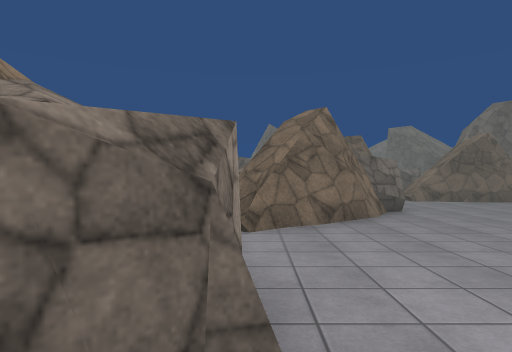
view 1 (above)

24 first-person views from a walk through a 3-D level made in the Unity game engine. The camera is 1.4 m above the floor, looks level and sees 75° across. The floor is counted in squares, 1.89 m on a side. Each view is taken from the middle of a square. On the plan, view 1 faces up. The plan holds only what a view shows up to about 11 squares ahead; the rest is blank. The place goes on beyond the plan. The player character is not drawn. Surface patterns are stand-ins for the level's own textures.

view 2
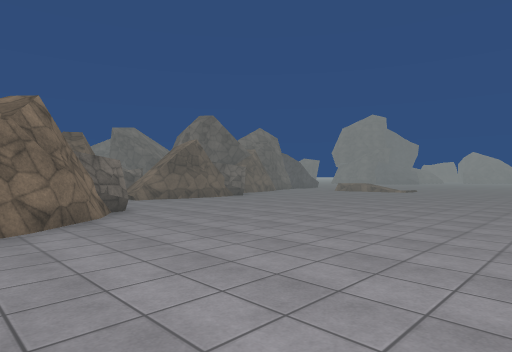

view 3
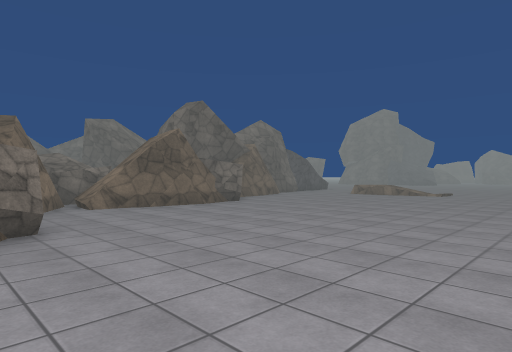

view 4
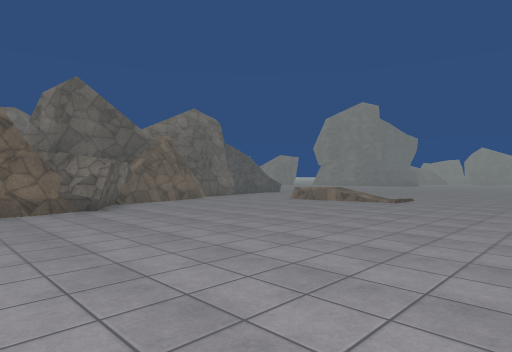

view 5
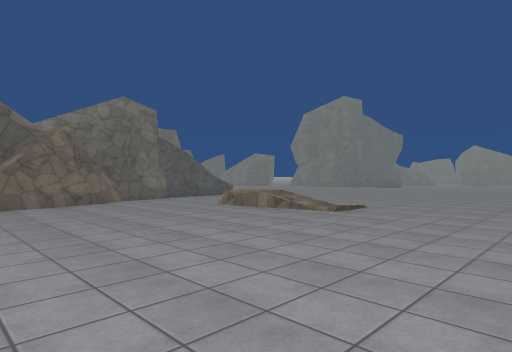

view 6
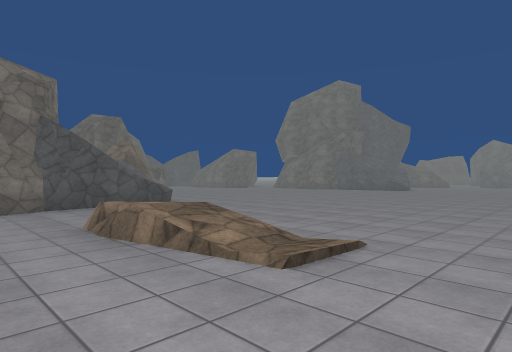

view 7
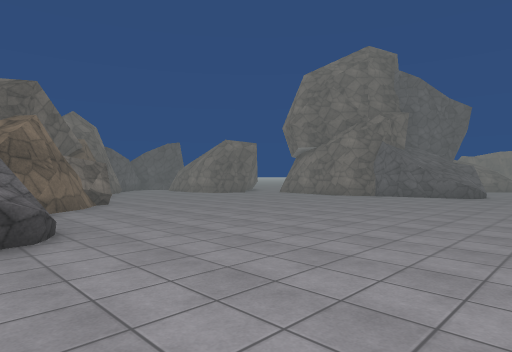

view 8
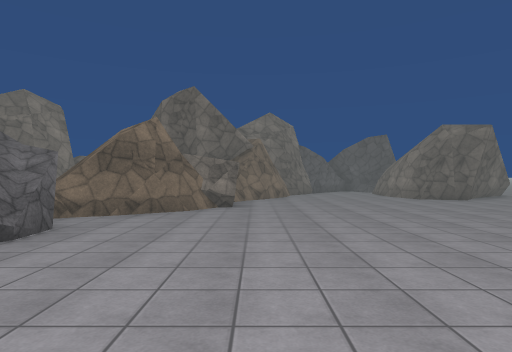

view 9
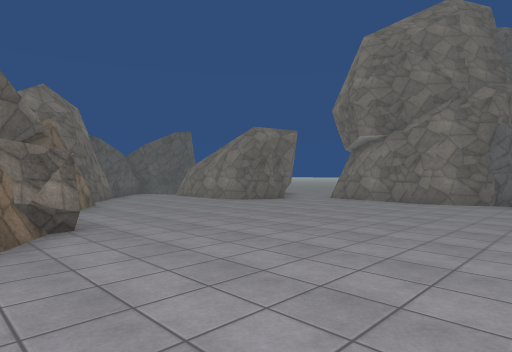

view 10
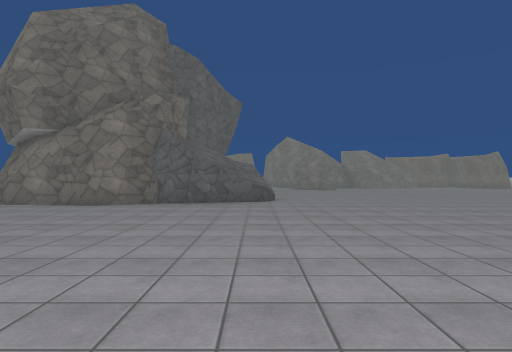

view 11
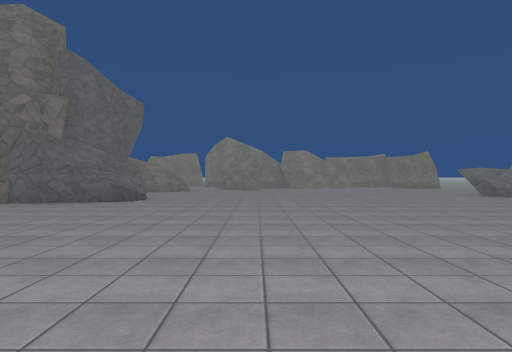

view 12
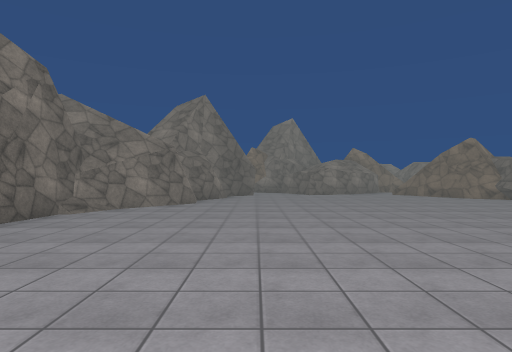

view 13
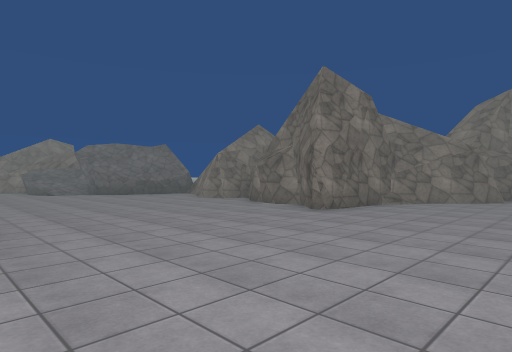

view 14
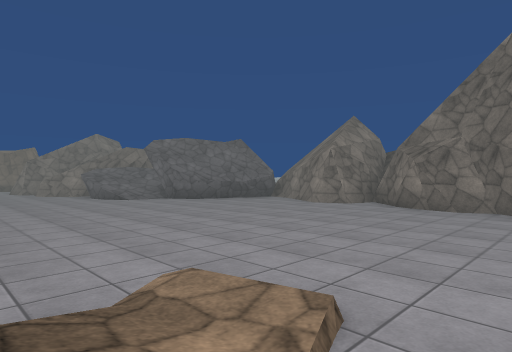

view 15
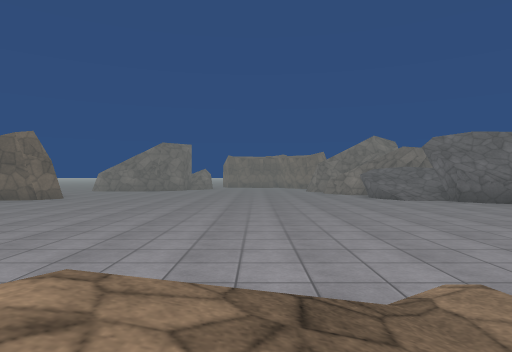

view 16
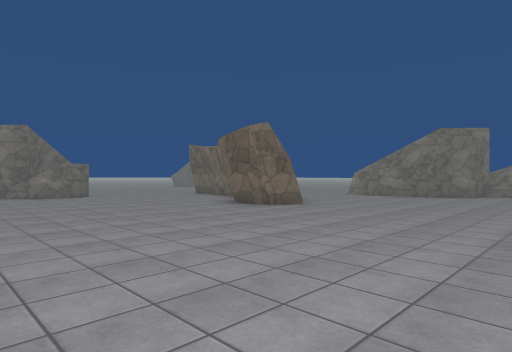

view 17
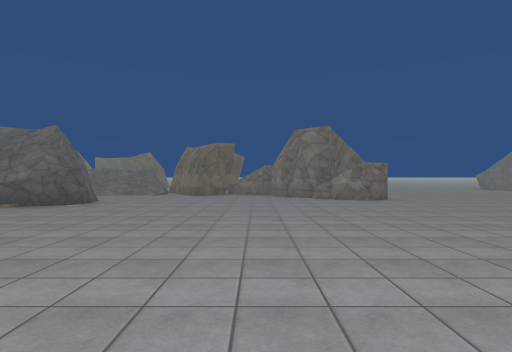

view 18
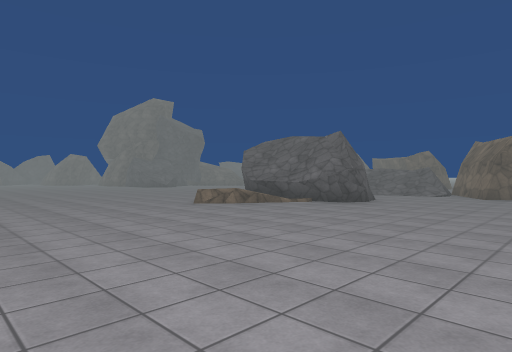

view 19
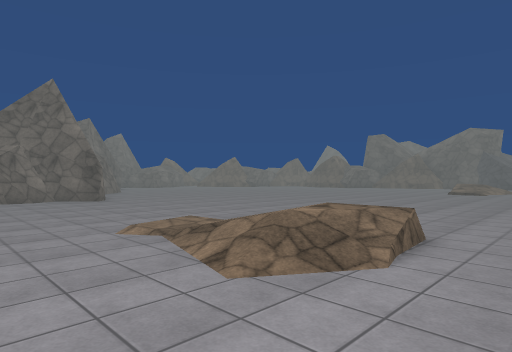

view 20
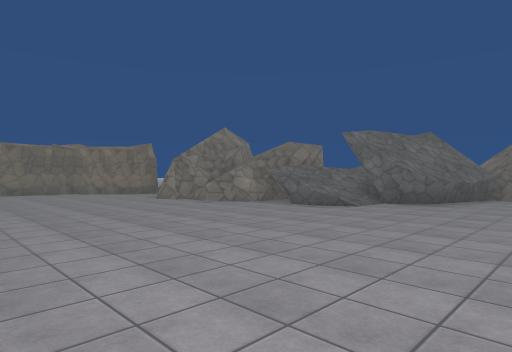

view 21
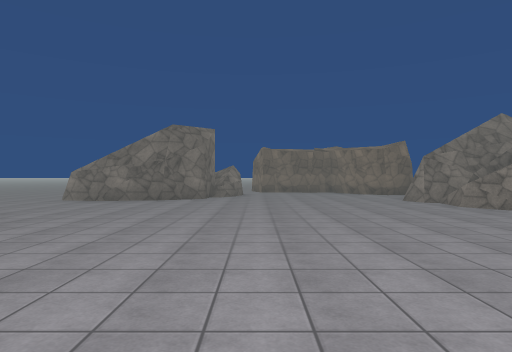

view 22
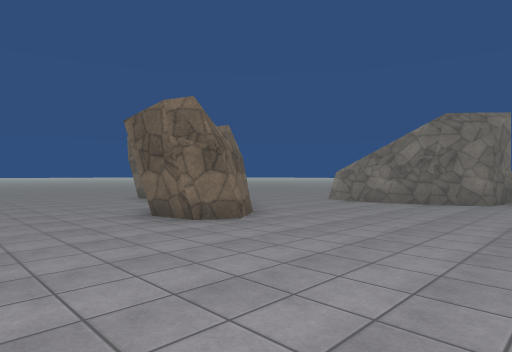

view 23
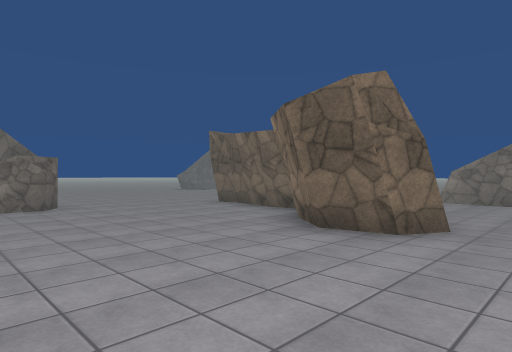

view 24
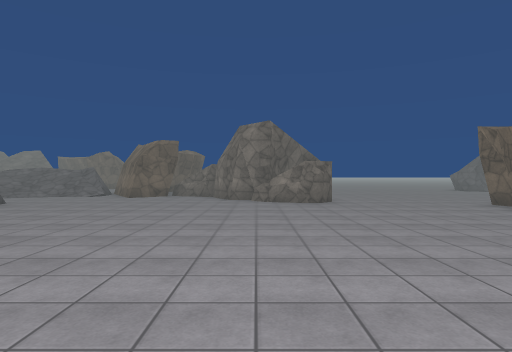

### Floor plan
Key: @ floor where view 1 was taken; # wall or solid block; x gap in a wall; . main floor; : floor 2 m higher than the main floor; / step, stairs or slope; = window, fence, low wall or low ledge; ^ raised ledge; v drop or lower ground; O other object.
Columns run from 1 left of view 1 to 31 right of it. Each row starts with its distance up from view 1.
 24                        ##
 23                        ##
 22                        #..
 21                       ##...#
 20                      ##....####
 19                ##    #........
 18                v     #........#
 17                     ##........#
 16                   ^##.........#
 15                   ^x..........##
 14                 ##=#..........##
 13                ####=..........###
 12      ##      #####==...........:
 11      #^^^ ####... .............=#
 10      #x####...... ...............
  9      ...........= ...............
  8      ...........///..............
  7    ##...........//...............
  6   ##............//...............
  5  ##..............................
  4  ................................
  3  .................... ..  .......
  2  #.................   ...  ......
  1 ##...........  ..... .....   ....
  0  @ ................. .....    ...
 -1    ................. ..... /#
 -2    #............  .. .....=/^
 -3    ###........... .. ....../#
 -4      ##.......... .. .......##...
 -5       ####........=..............
 -6          #......////.............
 -7          #......///..............
 -8         ##.......................
 -9         #........................
-10       ####......................#
-11         ##.....................##
-12         #.....................OO#
-13        ##^.....................OO
-14           ##.....................
-15            #/...........##.......
-16             /#..........###......
-17            ///..........# ####...
-18            ###............#    ..
-19             ##^............
-20             ##^............
-21               #.......###..
-22                ......##
-23                  .. O#

Where each view was taken, in squares from view 1:
view 1: 0 up, 0 right, facing up
view 2: 0 up, 0 right, facing up-right
view 3: 2 up, 2 right, facing up-right
view 4: 2 up, 6 right, facing up-right
view 5: 2 up, 9 right, facing up-right
view 6: 4 up, 13 right, facing up-right
view 7: 8 up, 17 right, facing up-right
view 8: 9 up, 21 right, facing up
view 9: 12 up, 19 right, facing up-right
view 10: 11 up, 20 right, facing right
view 11: 7 up, 20 right, facing right
view 12: 1 down, 13 right, facing left
view 13: 1 down, 15 right, facing down-left
view 14: 5 down, 16 right, facing down-left
view 15: 5 down, 16 right, facing down
view 16: 9 down, 17 right, facing down-right
view 17: 9 down, 19 right, facing right
view 18: 9 down, 19 right, facing up-right
view 19: 9 down, 19 right, facing up-left
view 20: 11 down, 19 right, facing down-left
view 21: 11 down, 18 right, facing down
view 22: 12 down, 18 right, facing down-right
view 23: 11 down, 21 right, facing down-right
view 24: 11 down, 20 right, facing right
